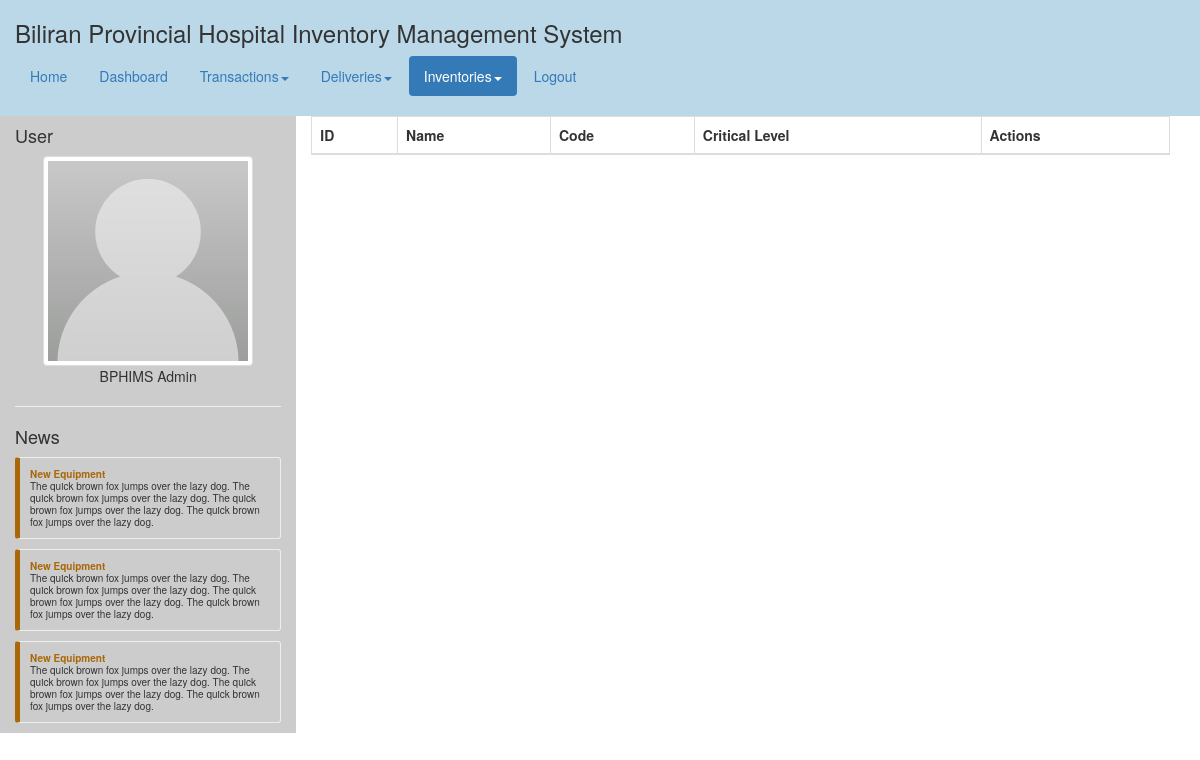
Page /inventories_equipment.php on the earlier database version.
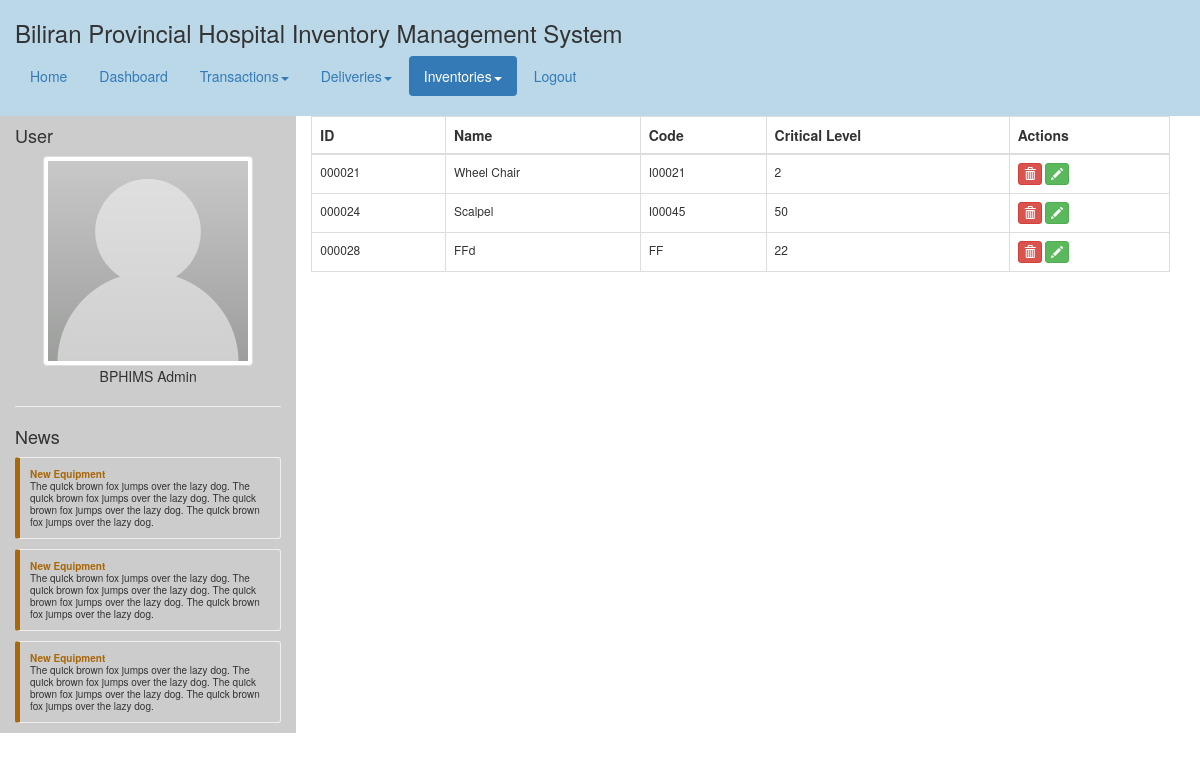
Same page on the later database version.
### tables this page shows
CREATE TABLE `item` (
  `item_id` int(10) UNSIGNED NOT NULL,
  `category_id` int(11) NOT NULL,
  `name` varchar(255) NOT NULL,
  `code` varchar(255) NOT NULL,
  `description` text NOT NULL,
  `critical_level` int(11) NOT NULL,
  `created` timestamp NOT NULL DEFAULT CURRENT_TIMESTAMP,
  `updated` timestamp NOT NULL DEFAULT CURRENT_TIMESTAMP ON UPDATE CURRENT_TIMESTAMP,
  `is_deleted` tinyint(1) NOT NULL DEFAULT '0'
);

### php/bphims_api.php (called while the page is built, shortened)
<?php
class BPHIMS {
	public static function getAllItemViaCategory($id, $limit, $offset) {
		$db = Helper::openDB();
		$additional = (($limit!=null)?"LIMIT ".$limit:"").(($offset!=null)?"OFFSET ".$offset:"");
		$sql = "
			SELECT
				i.item_id, i.name, i.code, i.critical_level
			FROM
				`item` i
			WHERE
				i.category_id=".$id." AND
				i.is_deleted=0
			ORDER BY
				i.item_id ASC
			".$additional."
			";
		$query = mysql_query($sql,$db);
		$result = Helper::getListFromResultQuery($query);
		return $result;
	}
}
?>

### php/helper.php (called while the page is built, shortened)
<?php
class Helper {
	public static function getListFromResultQuery($result) {
		$lists = array();
		while($d = mysql_fetch_assoc($result)){
			array_push($lists,$d);
		}
		return $lists;
	}
	public static function formatID($id) {
		return str_pad($id, 6, '0', STR_PAD_LEFT);
	}
}
?>

### inventories_equipment.php (the view, shortened to what this page needs)
<?php
	$listOfCss = array('deliveries');
	$active = "inventories";
	include("header.php");
	$page = (isset($_GET['page']))?$_GET['page']:1;
	$offset = BPHIMS_TABLE_LIMIT*($page-1);
	$equipmentList = BPHIMS::getAllItemViaCategory(BPHIMS_CATEGORY_EQUIPMENT, BPHIMS_TABLE_LIMIT, $offset);
?>
		<table class="table-common table table-bordered">
			<thead>
				<th class="td1">ID</th>
				<th class="td2">Name</th>
				<th class="td3">Code</th>
				<th class="td4">Critical Level</th>
				<th>Actions</th>
			</thead>
			<tbody>
				<?php
					foreach($equipmentList as $equipment) {
						$dataDeleteName = '#'.Helper::formatID($equipment['item_id']);
						echo '
							<tr">
								<td class="td1">'.Helper::formatID($equipment['item_id']).'</td>
								<td class="td2">'.$equipment['name'].'</td>
								<td class="td3">'.$equipment['code'].'</td>
								<td class="td4">'.$equipment['critical_level'].'</td>
								<td>
									<button type="button" class="btn btn-xs btn-danger" data-toggle="modal" data-target="#modal-delete" data-delete-name="'.$dataDeleteName.'" data-delete-id="'.$equipment['item_id'].'"><i class="glyphicon glyphicon-trash"></i></button>
									<a class="btn btn-xs btn-success" href="inventories_update.php?item_id='.$equipment['item_id'].'" data-toggle="tooltip" data-placement="top" title="View / Update"><i class="glyphicon glyphicon-pencil"></i></a>
								</td>
							</tr>
						';
					}
				?>
			</tbody>
		</table>
	</div>
</div>
<?php
	include("footer.php");
?>

### header.php (shortened to what this page needs)
<!DOCTYPE html>
<html lang="en">
	<head>
		<link href="css/jquery-ui.min.css" rel="stylesheet">
		<link href="css/jquery-ui.theme.min.css" rel="stylesheet">
		<link href="css/jquery-ui.structure.min.css" rel="stylesheet">
		<link href="css/bootstrap.min.css" rel="stylesheet" media="screen">
		<link href="css/bootstrap-responsive.min.css" rel="stylesheet" media="screen">
		<link href="css/reset.css" rel="stylesheet">
		<link href="css/header.css" rel="stylesheet">
		<?php
		$listOfCss = (isset($listOfCss))?$listOfCss:array();
		$active = (isset($active))?$active:"";
		foreach($listOfCss as $css) {
			echo '<link href="css/'.$css.'.css" rel="stylesheet">';
		}
		?>
	</head>
	<body>
		<div id="main-header">
			<div class="container">
				<div class="row">
					<div class="col-md-12">
						<h3><?php echo BPHIMS_APPLICATION_NAME; ?></h3>
					</div>
				</div>
				<div class="row">
					<div class="col-md-12">
						<ul class="nav nav-pills">
							<li class="<?php echo ($active=="home")?"active":""; ?>">
								<a href="index.php">Home</a>
							</li>
							<li class="<?php echo ($active=="dashboard")?"active":""; ?>">
								<a href="#">Dashboard</a>
							</li>
							<li class="dropdown <?php echo ($active=="transactions")?"active":""; ?>">
								<a class="dropdown-toggle" data-toggle="dropdown" href="#">Transactions<b class="caret"></b></a>
							</li>
							<li class="dropdown <?php echo ($active=="deliveries")?"active":""; ?>">
								<a class="dropdown-toggle" data-toggle="dropdown" href="#">Deliveries<b class="caret"></b></a>
							</li>
							<li class="dropdown <?php echo ($active=="inventories")?"active":""; ?>">
								<a class="dropdown-toggle" data-toggle="dropdown" href="#">Inventories<b class="caret"></b></a>
							</li>
							<li>
								<a href="logout.php">Logout</a>
							</li>
						</ul>
					</div>
				</div>
			</div>
		</div>
		<div id="main-body">
			<div class="container">
				<div class="row">
					<div id="main-sidebar" class="col-md-3">
						<div id="main-profile">
							<h4>User</h4>
							<center>
								<img src="img/default/default-avatar.png" class="img-thumbnail">
								<br/>
								<span>BPHIMS Admin</span>
							</center>
						</div>
						<hr/>
						<div id="main-newsfeed">
							<h4>News</h4>
							<div class="news">
								<span class="title">New Equipment</span><br/>
								The quick brown fox jumps over the lazy dog. The quick brown fox jumps over the lazy dog. The quick brown fox jumps over the lazy dog. The quick brown fox jumps over the lazy dog.
							</div>
							<div class="news">
								<span class="title">New Equipment</span><br/>
								The quick brown fox jumps over the lazy dog. The quick brown fox jumps over the lazy dog. The quick brown fox jumps over the lazy dog. The quick brown fox jumps over the lazy dog.
							</div>
							<div class="news">
								<span class="title">New Equipment</span><br/>
								The quick brown fox jumps over the lazy dog. The quick brown fox jumps over the lazy dog. The quick brown fox jumps over the lazy dog. The quick brown fox jumps over the lazy dog.
							</div>
						</div>
					</div>
					<div class="col-md-9">

### footer.php (shortened to what this page needs)
					</div>
				</div>
	</body>
</html>

Differences in the rows shown:
added item: item_id "000021", name "Wheel Chair", code "I00021", critical_level "2"
added item: item_id "000024", name "Scalpel", code "I00045", critical_level "50"
added item: item_id "000028", name "FFd", code "FF", critical_level "22"
